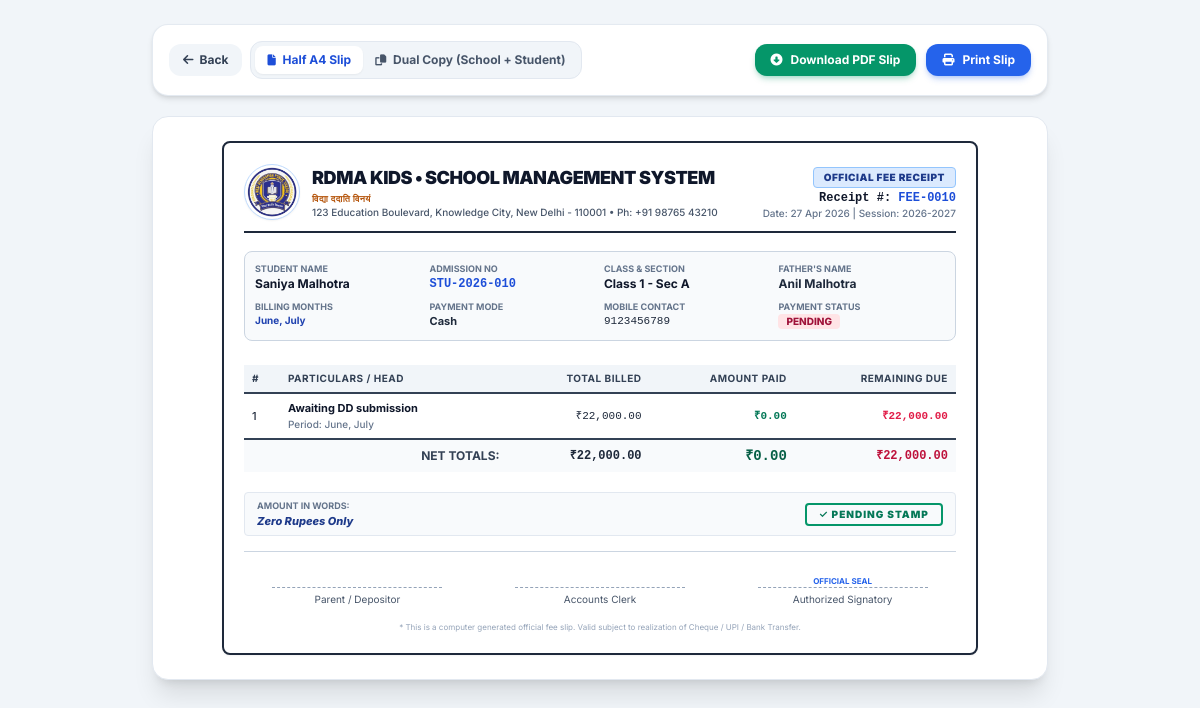
Screenshot of /admin/fees/receipt.php?id=10 (signed in) with the database file from the repository.
### tables this page shows
CREATE TABLE `school_settings` (
  `id` INT AUTO_INCREMENT PRIMARY KEY,
  `setting_key` VARCHAR(100) NOT NULL UNIQUE,
  `setting_value` TEXT DEFAULT NULL,
  `updated_at` DATETIME DEFAULT CURRENT_TIMESTAMP ON UPDATE CURRENT_TIMESTAMP
);

CREATE TABLE `fees` (
  `id` INT AUTO_INCREMENT PRIMARY KEY,
  `student_id` INT NOT NULL,
  `class_id` INT NOT NULL,
  `registration_fee` DECIMAL(10,2) DEFAULT 0.00,
  `admission_fee` DECIMAL(10,2) DEFAULT 0.00,
  `annual_fee` DECIMAL(10,2) DEFAULT 0.00,
  `tuition_fee` DECIMAL(10,2) DEFAULT 0.00,
  `library_fee` DECIMAL(10,2) DEFAULT 0.00,
  `computer_fee` DECIMAL(10,2) DEFAULT 0.00,
  `activity_fee` DECIMAL(10,2) DEFAULT 0.00,
  `magazine_fee` DECIMAL(10,2) DEFAULT 0.00,
  `exam_fee` DECIMAL(10,2) DEFAULT 0.00,
  `penalty_fee` DECIMAL(10,2) DEFAULT 0.00,
  `other_fee` DECIMAL(10,2) DEFAULT 0.00,
  `discount_amount` DECIMAL(10,2) DEFAULT 0.00,
  `fee_type` VARCHAR(50) DEFAULT 'Admission & Term',
  `total_amount` DECIMAL(10,2) NOT NULL,
  `paid_amount` DECIMAL(10,2) NOT NULL,
  `remaining_amount` DECIMAL(10,2) NOT NULL,
  `paid_months` VARCHAR(255) DEFAULT 'April, May',
  `payment_date` DATE NOT NULL,
  `payment_method` ENUM('Cash', 'UPI', 'Card', 'Bank Transfer', 'Cheque') DEFAULT 'Cash',
  `payment_status` ENUM('Paid', 'Partial', 'Pending') NOT NULL,
  `remarks` VARCHAR(255) DEFAULT NULL,
  `created_at` DATETIME DEFAULT CURRENT_TIMESTAMP,
  `updated_at` DATETIME DEFAULT CURRENT_TIMESTAMP ON UPDATE CURRENT_TIMESTAMP,
  FOREIGN KEY (`student_id`) REFERENCES `students`(`id`) ON DELETE CASCADE,
  FOREIGN KEY (`class_id`) REFERENCES `classes`(`id`) ON DELETE CASCADE
);

CREATE TABLE `students` (
  `id` INT AUTO_INCREMENT PRIMARY KEY,
  `admission_no` VARCHAR(30) NOT NULL UNIQUE,
  `password` VARCHAR(255) DEFAULT NULL,
  `first_name` VARCHAR(50) NOT NULL,
  `last_name` VARCHAR(50) NOT NULL,
  `father_name` VARCHAR(100) NOT NULL,
  `mother_name` VARCHAR(100) NOT NULL,
  `dob` DATE NOT NULL,
  `gender` ENUM('Male', 'Female', 'Other') NOT NULL,
  `class_id` INT NOT NULL,
  `section` VARCHAR(20) NOT NULL,
  `mobile` VARCHAR(20) NOT NULL,
  `email` VARCHAR(100) DEFAULT NULL,
  `address` TEXT,
  `admission_date` DATE NOT NULL,
  `photo` VARCHAR(255) DEFAULT NULL,
  `status` ENUM('Active', 'Inactive', 'Graduated') DEFAULT 'Active',
  `created_at` DATETIME DEFAULT CURRENT_TIMESTAMP,
  `updated_at` DATETIME DEFAULT CURRENT_TIMESTAMP ON UPDATE CURRENT_TIMESTAMP,
  FOREIGN KEY (`class_id`) REFERENCES `classes`(`id`) ON DELETE CASCADE
);

CREATE TABLE `classes` (
  `id` INT AUTO_INCREMENT PRIMARY KEY,
  `class_name` VARCHAR(50) NOT NULL,
  `section` VARCHAR(20) NOT NULL,
  `teacher_id` INT DEFAULT NULL,
  `room_number` VARCHAR(30) NOT NULL,
  `academic_session` VARCHAR(30) NOT NULL DEFAULT '2026-2027',
  `created_at` DATETIME DEFAULT CURRENT_TIMESTAMP,
  `updated_at` DATETIME DEFAULT CURRENT_TIMESTAMP ON UPDATE CURRENT_TIMESTAMP,
  FOREIGN KEY (`teacher_id`) REFERENCES `teachers`(`id`) ON DELETE SET NULL
);

### admin/fees/receipt.php (the view, shortened to what the rows shown need)
<?php
require_once __DIR__ . '/../../includes/auth.php';
$fee_id = intval($_GET['id'] ?? 0);
try {
    $stmt = $pdo->prepare("SELECT f.*, s.first_name, s.last_name, s.admission_no, s.father_name, s.mother_name, s.mobile, c.class_name, c.section
        FROM fees f
        JOIN students s ON f.student_id = s.id
        JOIN classes c ON f.class_id = c.id
        WHERE f.id = :id LIMIT 1");
    $stmt->execute(['id' => $fee_id]);
    $receipt = $stmt->fetch();
} catch (PDOException $e) {
    die("Error retrieving receipt: " . htmlspecialchars($e->getMessage()));
}
$school_name    = get_school_setting('school_name', 'Next Generation Public School');
$school_phone   = get_school_setting('school_phone', '+91 98765 43210');
$school_address = get_school_setting('school_address', '123 Education Boulevard, Knowledge City, New Delhi - 110001');
$school_session = get_school_setting('academic_session', '2026-2027');
$receipt_no = "FEE-" . str_pad($receipt['id'], 4, '0', STR_PAD_LEFT);
$amount_in_words = number_to_words_indian($receipt['paid_amount']);
function render_half_a4_slip($receipt, $school_name, $school_address, $school_phone, $school_session, $receipt_no, $amount_in_words, $copy_label = "STUDENT COPY") {
?>
    <div class="half-a4-slip border-2 border-slate-800 bg-white p-5 rounded-lg text-slate-800 relative flex flex-col justify-between shadow-sm">
        <div class="flex items-center justify-between border-b-2 border-slate-800 pb-2.5 gap-3">
            <div class="flex items-center space-x-3">
                <div>
                    <h1 class="text-base sm:text-lg font-black text-slate-900 tracking-tight uppercase leading-tight"><?= e($school_name) ?></h1>
                    <p class="text-[9px] font-bold text-amber-700 tracking-wider">विद्या ददाति विनयं</p>
                    <p class="text-[10px] text-slate-600 font-medium"><?= e($school_address) ?> &bull; Ph: <?= e($school_phone) ?></p>
                </div>
            </div>
            <div class="text-right shrink-0">
                <span class="inline-block px-2.5 py-0.5 bg-blue-100 text-blue-900 border border-blue-300 rounded font-black text-[10px] uppercase tracking-wider mb-0.5">
                    <?= e($copy_label) ?>
                </span>
                <div class="font-mono text-xs font-black text-slate-900">Receipt #: <span class="text-blue-700"><?= e($receipt_no) ?></span></div>
                <div class="text-[10px] text-slate-500 font-medium">Date: <?= date('d M Y', strtotime($receipt['payment_date'])) ?> | Session: <?= e($school_session) ?></div>
            </div>
        </div>
        <div class="grid grid-cols-4 gap-2 bg-slate-50/90 p-2.5 rounded-lg border border-slate-300 text-[11px] my-2 font-medium">
            <div>
                <span class="text-slate-500 block text-[9px] uppercase font-bold">Student Name</span>
                <span class="font-bold text-slate-900 text-xs truncate block"><?= e($receipt['first_name'] . ' ' . $receipt['last_name']) ?></span>
            </div>
            <div>
                <span class="text-slate-500 block text-[9px] uppercase font-bold">Admission No</span>
                <span class="font-mono font-bold text-blue-700 text-xs block"><?= e($receipt['admission_no']) ?></span>
            </div>
            <div>
                <span class="text-slate-500 block text-[9px] uppercase font-bold">Class & Section</span>
                <span class="font-bold text-slate-900 text-xs block"><?= e($receipt['class_name']) ?> - Sec <?= e($receipt['section']) ?></span>
            </div>
            <div>
                <span class="text-slate-500 block text-[9px] uppercase font-bold">Father's Name</span>
                <span class="font-bold text-slate-800 text-xs truncate block"><?= e($receipt['father_name'] ?: 'N/A') ?></span>
            </div>
            <div>
                <span class="text-slate-500 block text-[9px] uppercase font-bold">Billing Months</span>
                <span class="font-bold text-blue-800 text-[10px] block truncate"><?= e($receipt['paid_months'] ?: 'Annual Term') ?></span>
            </div>
            <div>
                <span class="text-slate-500 block text-[9px] uppercase font-bold">Payment Mode</span>
                <span class="font-bold text-slate-800 text-[11px] block"><?= e($receipt['payment_method']) ?></span>
            </div>
            <div>
                <span class="text-slate-500 block text-[9px] uppercase font-bold">Mobile Contact</span>
                <span class="font-mono text-slate-800 text-[11px] block"><?= e($receipt['mobile'] ?: 'N/A') ?></span>
            </div>
            <div>
                <span class="text-slate-500 block text-[9px] uppercase font-bold">Payment Status</span>
                <span class="inline-block px-2 py-0.2 rounded font-extrabold text-[10px] uppercase <?= $receipt['payment_status'] === 'Paid' ? 'bg-emerald-100 text-emerald-800' : ($receipt['payment_status'] === 'Partial' ? 'bg-amber-100 text-amber-800' : 'bg-rose-100 text-rose-800') ?>">
                    <?= e($receipt['payment_status']) ?>
                </span>
            </div>
        </div>
        <div class="my-1.5">
            <table class="w-full text-left border-collapse text-[11px]">
                <thead>
                    <tr class="border-b-2 border-slate-700 bg-slate-100 text-[10px] font-bold text-slate-700 uppercase tracking-wider">
                        <th class="py-1.5 px-2">#</th>
                        <th class="py-1.5 px-2">Particulars / Head</th>
                        <th class="py-1.5 px-2 text-right">Total Billed</th>
                        <th class="py-1.5 px-2 text-right">Amount Paid</th>
                        <th class="py-1.5 px-2 text-right">Remaining Due</th>
                    </tr>
                </thead>
                <tbody class="divide-y divide-slate-200 font-medium">
                    <tr>
                        <td class="py-1.5 px-2">1</td>
                        <td class="py-1.5 px-2">
                            <strong class="text-slate-900"><?= e($receipt['remarks'] ?: 'Tuition & Academic Fee Collection') ?></strong>
                            <span class="text-slate-500 text-[10px] block">Period: <?= e($receipt['paid_months'] ?: 'Current Term') ?></span>
                        </td>
                        <td class="py-1.5 px-2 text-right font-mono">₹<?= number_format($receipt['total_amount'], 2) ?></td>
                        <td class="py-1.5 px-2 text-right font-mono font-bold text-emerald-700">₹<?= number_format($receipt['paid_amount'], 2) ?></td>
                        <td class="py-1.5 px-2 text-right font-mono font-bold <?= $receipt['remaining_amount'] > 0 ? 'text-rose-600' : 'text-slate-500' ?>">₹<?= number_format($receipt['remaining_amount'], 2) ?></td>
                    </tr>
                </tbody>
                <tfoot>
                    <tr class="border-t-2 border-slate-700 bg-slate-50 font-bold text-xs">
                        <td colspan="2" class="py-1.5 px-2 text-right uppercase text-slate-700">Net Totals:</td>
                        <td class="py-1.5 px-2 text-right font-mono">₹<?= number_format($receipt['total_amount'], 2) ?></td>
                        <td class="py-1.5 px-2 text-right font-mono text-emerald-800 text-sm">₹<?= number_format($receipt['paid_amount'], 2) ?></td>
                        <td class="py-1.5 px-2 text-right font-mono text-rose-700 text-xs">₹<?= number_format($receipt['remaining_amount'], 2) ?></td>
                    </tr>
                </tfoot>
            </table>
        </div>
        <div class="flex items-center justify-between bg-slate-50 border border-slate-200 px-3 py-1.5 rounded my-1 text-[11px]">
            <div>
                <span class="text-slate-500 font-bold uppercase text-[9px] block">Amount in Words:</span>
                <span class="font-extrabold text-blue-900 italic"><?= e($amount_in_words) ?></span>
            </div>
            <div>
                <div class="border-2 border-emerald-600 text-emerald-700 px-3 py-0.5 rounded text-[10px] font-black tracking-widest uppercase inline-block">
                    ✓ <?= strtoupper($receipt['payment_status']) ?> STAMP
                </div>
            </div>
        </div>
    </div>
<?php
}
?>
<!DOCTYPE html>
<html lang="en">
<head>
    <script src="https://cdn.tailwindcss.com"></script>
    <link rel="stylesheet" href="https://cdnjs.cloudflare.com/ajax/libs/font-awesome/6.4.0/css/all.min.css">
</head>
<body class="bg-slate-100 font-sans antialiased text-slate-800 p-4 md:p-6 flex flex-col items-center min-h-screen">
    <div id="receipt-printable-container" class="printable-wrapper w-full max-w-4xl bg-white p-4 sm:p-6 rounded-2xl shadow-xl border border-slate-200">
        <div id="view-single">
            <?php render_half_a4_slip($receipt, $school_name, $school_address, $school_phone, $school_session, $receipt_no, $amount_in_words, "OFFICIAL FEE RECEIPT"); ?>
        </div>
    </div>
</body>
</html>

### rows the page displays
school_settings: setting_value "RDMA KIDS • SCHOOL MANAGEMENT SYSTEM"
fees: id "FEE-0010", payment_date "27 Apr 2026", student.last_name "Saniya Malhotra", student.admission_no "STU-2026-010", class.class_name "Class 1", class.section "A", student.father_name "Anil Malhotra", paid_months "June, July", payment_method "Cash", student.mobile "9123456789", payment_status "PENDING", remarks "Awaiting DD submission", total_amount "22,000.00", paid_amount "0.00", remaining_amount "22,000.00", paid_amount "Zero Rupees Only"
school_settings: setting_value "2026-2027"

### other values shown
$school_address "123 Education Boulevard, Knowledge City, New Delhi - 110001"
$school_phone "+91 98765 43210"
$copy_label "OFFICIAL FEE RECEIPT"
